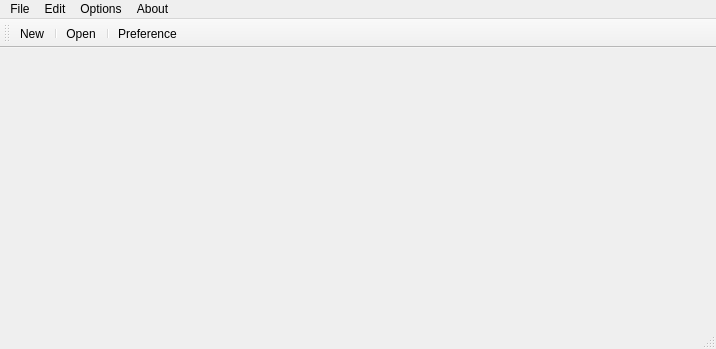
<?xml version="1.0" encoding="UTF-8"?>
<ui version="4.0">
 <class>MainWindow</class>
 <widget class="QMainWindow" name="MainWindow">
  <property name="geometry">
   <rect>
    <x>0</x>
    <y>0</y>
    <width>716</width>
    <height>349</height>
   </rect>
  </property>
  <property name="windowTitle">
   <string>MainWindow</string>
  </property>
  <widget class="QWidget" name="centralWidget">
   <widget class="QCustomPlot" name="widget" native="true">
    <property name="geometry">
     <rect>
      <x>100</x>
      <y>0</y>
      <width>461</width>
      <height>271</height>
     </rect>
    </property>
   </widget>
  </widget>
  <widget class="QMenuBar" name="menuBar">
   <property name="geometry">
    <rect>
     <x>0</x>
     <y>0</y>
     <width>716</width>
     <height>21</height>
    </rect>
   </property>
   <widget class="QMenu" name="menuFile">
    <property name="title">
     <string>File</string>
    </property>
    <addaction name="actionNew"/>
    <addaction name="actionOpen"/>
    <addaction name="actionSave"/>
    <addaction name="separator"/>
    <addaction name="actionClear_Grapg"/>
   </widget>
   <widget class="QMenu" name="menuEdit">
    <property name="title">
     <string>Edit</string>
    </property>
    <addaction name="separator"/>
   </widget>
   <widget class="QMenu" name="menuOptions">
    <property name="title">
     <string>Options</string>
    </property>
    <addaction name="actionPreference"/>
   </widget>
   <widget class="QMenu" name="menuAbout">
    <property name="title">
     <string>About</string>
    </property>
    <addaction name="actionRelease"/>
   </widget>
   <addaction name="menuFile"/>
   <addaction name="menuEdit"/>
   <addaction name="menuOptions"/>
   <addaction name="menuAbout"/>
  </widget>
  <widget class="QToolBar" name="mainToolBar">
   <attribute name="toolBarArea">
    <enum>TopToolBarArea</enum>
   </attribute>
   <attribute name="toolBarBreak">
    <bool>false</bool>
   </attribute>
   <addaction name="actionNew"/>
   <addaction name="separator"/>
   <addaction name="actionOpen"/>
   <addaction name="separator"/>
   <addaction name="actionPreference"/>
  </widget>
  <widget class="QStatusBar" name="statusBar"/>
  <action name="actionNew">
   <property name="icon">
    <iconset resource="resourse.qrc">
     <normaloff>:/Images/47.png</normaloff>:/Images/47.png</iconset>
   </property>
   <property name="text">
    <string>New</string>
   </property>
  </action>
  <action name="actionOpen">
   <property name="icon">
    <iconset resource="resourse.qrc">
     <normaloff>:/Images/1_folder_empty_6897.png</normaloff>:/Images/1_folder_empty_6897.png</iconset>
   </property>
   <property name="text">
    <string>Open</string>
   </property>
  </action>
  <action name="actionSave">
   <property name="icon">
    <iconset resource="resourse.qrc">
     <normaloff>:/Images/disk.png</normaloff>:/Images/disk.png</iconset>
   </property>
   <property name="text">
    <string>Save</string>
   </property>
  </action>
  <action name="actionSave_as">
   <property name="text">
    <string>Save as</string>
   </property>
  </action>
  <action name="actionClear_Grapg">
   <property name="text">
    <string>Clear Graph</string>
   </property>
  </action>
  <action name="actionEdit">
   <property name="text">
    <string>Iteration</string>
   </property>
  </action>
  <action name="actionRelease">
   <property name="text">
    <string>Release</string>
   </property>
  </action>
  <action name="actionPreference">
   <property name="icon">
    <iconset resource="resourse.qrc">
     <normaloff>:/Images/185095.png</normaloff>:/Images/185095.png</iconset>
   </property>
   <property name="text">
    <string>Preference</string>
   </property>
  </action>
 </widget>
 <layoutdefault spacing="6" margin="11"/>
 <customwidgets>
  <customwidget>
   <class>QCustomPlot</class>
   <extends>QWidget</extends>
   <header>qcustomplot.h</header>
   <container>1</container>
  </customwidget>
 </customwidgets>
 <resources>
  <include location="resourse.qrc"/>
 </resources>
 <connections/>
</ui>
